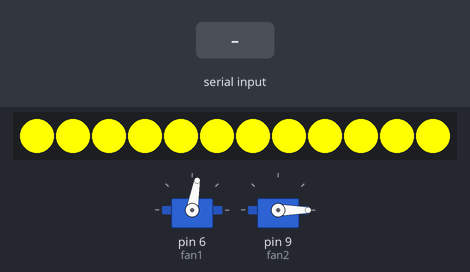
Bench run of a sketch on a simulated Arduino Uno, built with avr-gcc and run on an emulated ATmega328P. On the bench: 12 RGB LEDs in strip order, left to right, 2 × servo. The inputs (shaded band) are chosen by the test bench. What the sketch prints to the serial monitor is not drawn.

Above: at 1.2 s.
1.3 s: "90,45\n" received over Serial
At 1.7 s:
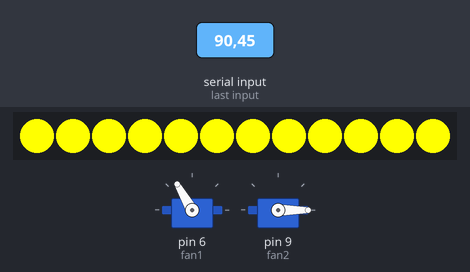
2.8 s: "30,150\n" received over Serial
At 4.1 s:
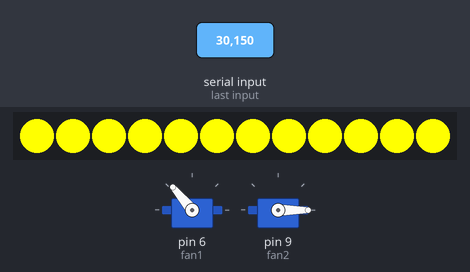
Timing chart, 0 to 5.8 s (numbered marks = the images above; inputs shaded):
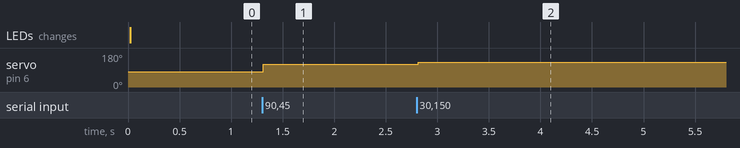

Measured:
- after the input at 1.3 s, servo on pin 6 (fan1): 80° → 120° at once
- after the input at 2.8 s, servo on pin 6 (fan1): 120° → 130° at once

The sketch:

fan2.ino
```cpp
#include<Servo.h>
#include <Adafruit_NeoPixel.h>

#define LED_PIN 10       // Chân kết nối với DIN của WS2812
#define LED_COUNT 12    // Số LED trong dải (thay đổi theo thực tế)


int fan1 = 6, fan2 = 9;
Servo servo_fan1, servo_fan2;

int tamX = 0;           // Tọa độ hiện tại
int prevTamX = -1;      // Lưu tọa độ trước đó để so sánh
int tamY = 0;
int prevTamY = -1;
int i=0;
Adafruit_NeoPixel strip(LED_COUNT, LED_PIN, NEO_GRB + NEO_KHZ800);

void setup() {
  strip.begin();
  strip.show(); // Xóa dữ liệu cũ

    Serial.begin(9600);
    servo_fan1.attach(fan1);
    servo_fan2.attach(fan2);
    servo_fan1.write(80);
    delay(10);

    servo_fan2.write(0);
    delay(10);
    strip.fill(strip.Color(255, 255, 0)); // Màu vàng (R=255, G=255, B=0)
    strip.show();

}

void loop() {


    if (Serial.available() > 0) {
        String input = Serial.readStringUntil('\n');  // Đọc dữ liệu từ Python
        int commaIndex = input.indexOf(',');
        if (commaIndex > 0) {
            tamX = input.substring(0, commaIndex).toInt();  // Chuyển tọa độ tamX sang số nguyên
            tamY = input.substring(commaIndex + 1).toInt(); // Chuyển tọa độ tamY sang số nguyên
        }
        Serial.print("Tọa độ tâm là: ");
        Serial.print(tamX);
        Serial.print(" , ");
        Serial.println(tamY);

        // Kiểm tra sự thay đổi của tamX và tamY
        if (tamX != prevTamX || tamY != prevTamY) {
            prevTamX = tamX;  // Cập nhật tọa độ trước đó
            prevTamY = tamY;
            Serial.println("Đang điều khiển động cơ...");

           // Điều khiển servo_fan1 theo tọa độ tamX
if (tamX > 0 && tamX < 80) {
    servo_fan1.write(130);
    delay(10);
}
else if (tamX > 80 && tamX < 200) {
    servo_fan1.write(120);
    delay(10);
}
else if (tamX > 200 && tamX < 250) {
    servo_fan1.write(110);
    delay(10);
}
else if (tamX > 250 && tamX < 300) {
    servo_fan1.write(95);
    delay(10);
}

else if (tamX > 300 && tamX < 350) {
    servo_fan1.write(80);
    delay(10);
}
else if (tamX > 350 && tamX < 400) {
    servo_fan1.write(65);
            delay(10);
}

else if (tamX > 400 && tamX < 450) {
    servo_fan1.write(50);
    delay(10);
}
else if (tamX > 450 && tamX < 550) {
    servo_fan1.write(40);
    delay(10);
}
else if (tamX > 550 && tamX < 640) {
    servo_fan1.write(30);
    delay(10);
}


            // Điều khiển servo_fan2 theo tọa độ tamY
            if(tamY>0&& tamY<160){
            servo_fan2.write(0);
            delay(10);
            }


            else if(tamY>160&& tamY<320){
               servo_fan2.write(40);
            delay(10);
            }


            else if ( tamY >320 && tamY<480){

                 servo_fan2.write(80);
            delay(10);
            }

        else {
            Serial.println("Tọa độ không thay đổi, không điều khiển.");
        }
    }

    }
}
```
